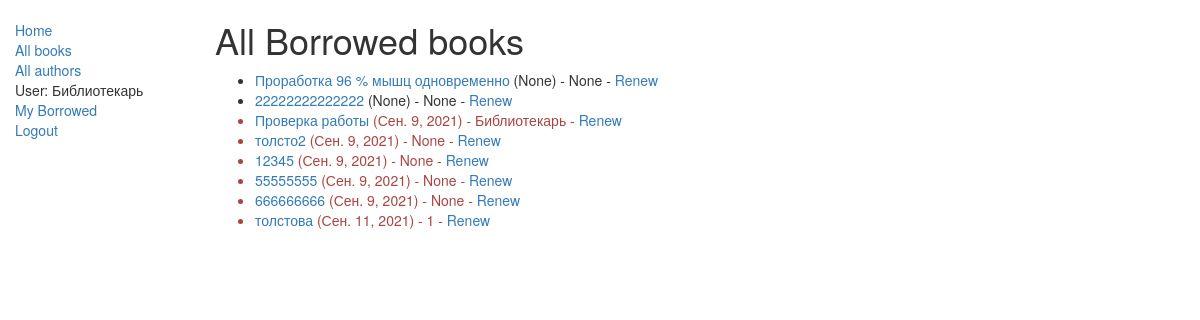
Page /catalog/allbooks/ (signed in) on the earlier database version.
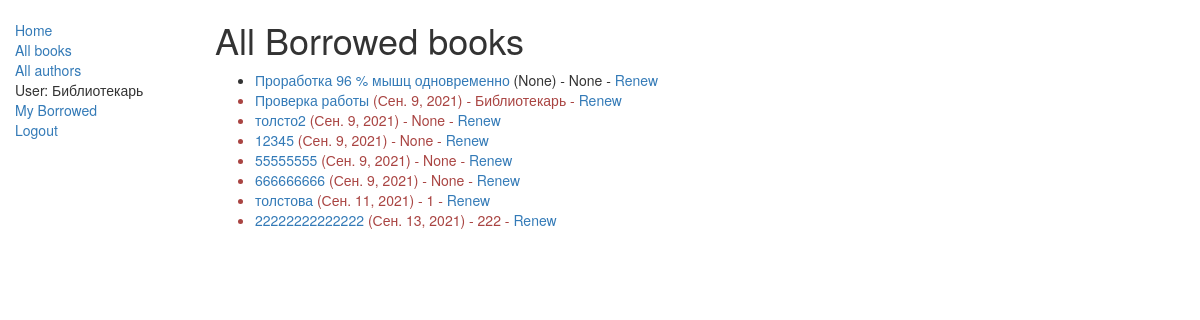
Same page on the later database version.
### catalog/models.py (models this page shows, shortened)
class BookInstance(models.Model):
    id = models.UUIDField(primary_key=True, default=uuid.uuid4, help_text="Unique ID for this particular book across whole library")
    book = models.ForeignKey('Book', on_delete=models.SET_NULL, null=True)
    imprint = models.CharField(max_length=200)
    due_back = models.DateField(null=True, blank=True)
    borrower = models.ForeignKey(User, on_delete=models.SET_NULL, null=True, blank=True)
    LOAN_STATUS = (
        ('m', 'Maintenance'),
        ('o', 'On loan'),
        ('a', 'Available'),
        ('r', 'Reserved'),
    )
    status = models.CharField(max_length=1, choices=LOAN_STATUS, blank=True, default='m', help_text='Book availability')
    class Meta:
        ordering = ["due_back"]
        permissions = (("can_mark_returned", "Set book as returned"), ("can_marks_returned", "Can add log entry"),)
    @property
    def is_overdue(self):
        if self.due_back and date.today() > self.due_back:
            return True
        return False

class Book(models.Model):
    title = models.CharField(max_length=255)
    author = models.ForeignKey('Author', on_delete=models.SET_NULL, null=True )
    summary = models.TextField(max_length=1000,)
    isbn = models.CharField('ISBN',max_length=13, help_text='13 Character <a href="https://www.isbn-international.org/content/what-isbn">ISBN number</a>')
    ganre = models.ManyToManyField(Ganre, help_text='выбери жанр')
    def display_ganre(self):
        return ', '.join([ ganre.name for ganre in self.ganre.all()[:3] ])
    display_ganre.short_description = 'Ganre'

### catalog/views.py (the view)
# urls.py: path('allbooks/', views.LoanedBooksByUsersListView.as_view(), name='all-borrowed'),
class LoanedBooksByUsersListView(LoginRequiredMixin, generic.ListView):
    model = BookInstance
    template_name = 'catalog/bookinstance_list_borrowed_users.html'
    paginate_by = 10
    def get_queryset(self):
        return BookInstance.objects.all()

### catalog/templates/catalog/bookinstance_list_borrowed_users.html
{% extends "base_generic.html" %}
{% block content %}
    <h1>All Borrowed books</h1>
    {% if bookinstance_list %}
    <ul>
      {% for bookinst in bookinstance_list %}
      <li class="{% if bookinst.is_overdue %}text-danger{% endif %}">
        <a href="{% url 'book-detail' bookinst.book.pk %}">{{bookinst.book.title}}</a> ({{ bookinst.due_back }}) - {{ bookinst.borrower }} - <a href="{% url 'renew-book-librarian' bookinst.id %}">Renew</a>
      </li>
      {% endfor %}
    </ul>
    {% else %}
      <p>There are no books borrowed.</p>
    {% endif %}
{% endblock %}

### catalog/templates/base_generic.html (shortened to what this page needs)
<!DOCTYPE html>
<html lang="ru">
<head>
  <link rel="stylesheet" href="https://maxcdn.bootstrapcdn.com/bootstrap/3.3.7/css/bootstrap.min.css">
  {% load static %}
  <link rel="stylesheet" href="{% static 'css/styles.css' %}">
</head>
<body>
  <div class="container-fluid">
    <div class="row">
      <div class="col-sm-2">
      {% block sidebar %}
      <ul class="sidebar-nav">
          <li><a href="{% url 'index' %}">Home</a></li>
          <li><a href="{% url 'books' %}">All books</a></li>
          <li><a href="{% url 'authors' %}">All authors</a></li>
          {% if user.is_authenticated %}
            <li>User: {{ user.get_username }}</li>
            <li><a href="{% url 'my-borrowed' %}">My Borrowed</a></li>
            <li><a href="{% url 'logout'%}?next={{request.path}}">Logout</a></li>
          {% else %}
            <li><a href="{% url 'login'%}?next={{request.path}}">Login</a></li>
          {% endif %}
      </ul>
     {% endblock %}
      </div>
      <div class="col-sm-10 ">
      {% block content %}{% endblock %}
      </div>
    </div>
  </div>
</body>
</html>

### catalog/static/css/styles.css (style rules this page uses)
.sidebar-nav { margin-top: 20px; padding: 0; list-style: none; }

Differences in the rows shown:
changed BookInstance: due_back "None" → "Сен. 13, 2021"; borrower "None" → "222"; moves down the list
